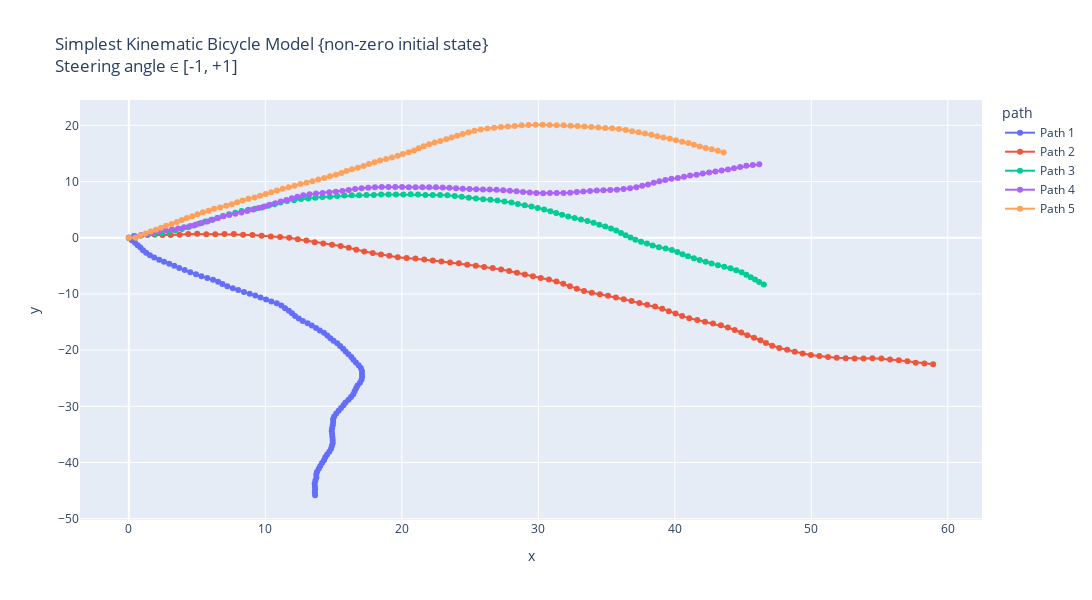

The notebook cell this image was saved under:
### Markdown cell above
Simplest Kinematic Bicycle Model with non zero initial state: 
Using simple_kinematic_bicycle_model so that always a fwd motion is observed i.e. keeping steering angle between -1 to +1 radians

### Code cell
# Making 5 possible trajectories 
trajectories = []
for i in range (5):
    # Passed initial heading angle randomly (any angle b/w -90 to +90 degrees).
    # Passed acceleration; keeping acceleration constant for each trajectory, in a range of 0-2
    # Effect of acc. in the trajectory can be removed by making a = 0.0 
    # Initial delta can be any angle between -180 to +180 degrees.
    (x_traj, y_traj, θi, δi, a_traj, v_traj) = start_trajectory(v_init = 5, theta_init = round(np.pi * random.uniform(-0.5, 0.5), 2), a_init = round(random.uniform(-2, 2), 2), delta_init = round(np.pi * random.uniform(-1, 1), 2), mode = "simple")
    trajectories.append((x_traj, y_traj, θi, δi, a_traj, v_traj))

# Create a DataFrame for plotting
data = []
for i, (x_traj, y_traj, theta_init, delta_init, a_traj, v_traj) in enumerate(trajectories):
    for x, y, v in zip(x_traj, y_traj, v_traj):
        data.append({"x": x, "y": y, "v": v, "path": f"Path {i+1}"})
df = pd.DataFrame(data)

# Creating the plot using plotly.
fig = px.line(df, x="x", y="y", color="path", custom_data=["v"], title="Simplest Kinematic Bicycle Model {non-zero initial state} <br>Steering angle ∈ [-1, +1]", render_mode="svg")
# Adding hover functionality
fig.update_traces(mode="markers+lines", hovertemplate="<br>".join([
    "v: %{customdata[0]:.2f}",
    "x: %{x:.2f}",
    "y: %{y:.2f}"
]))
fig.update_layout(height=600,width=1130)
fig.show()

# Using matplotlib :
plt.figure(figsize=(15, 6))
for i, (x_traj, y_traj, θi, δi, a_traj, v_traj) in enumerate(trajectories):
    # Model built such that a remains same inside; can be randomised by using a random statement.
    # print(x_traj,"\n", y_traj)
    plt.plot(x_traj, y_traj, label=f"Path {i+1}, θi = {θi}, δi = {δi}, ai = {a_traj[0]}", alpha = 0.7)
plt.xlabel("x [m]")
plt.ylabel("y [m]")
plt.grid("True")
plt.title("Simplest Kinematic Bicycle Model {non-zero initial state} \n Steering angle ∈ [-1, +1]")
plt.legend()
plt.axis('equal')
plt.show()

# Using plt to show the velocity variation w.r.t. time :
dt = 0.1  # Time step
t_end = 10  # 10 seconds
t = np.arange(0, t_end + dt, dt)

plt.figure(figsize=(15, 6))
for i, (x_traj, y_traj, θi, δi, a_traj, v_traj) in enumerate(trajectories):
    # Model built such that a remains same inside; can be randomised by using a random statement.
    # print(x_traj,"\n", y_traj)
    plt.plot(t, v_traj, label=f"Path {i+1}", alpha = 0.7)
plt.ylabel("v [m/s]")
plt.xlabel("t [s]")
plt.grid("True")
plt.title("Velocity variation w.r.t. time")
plt.legend()
plt.show()
